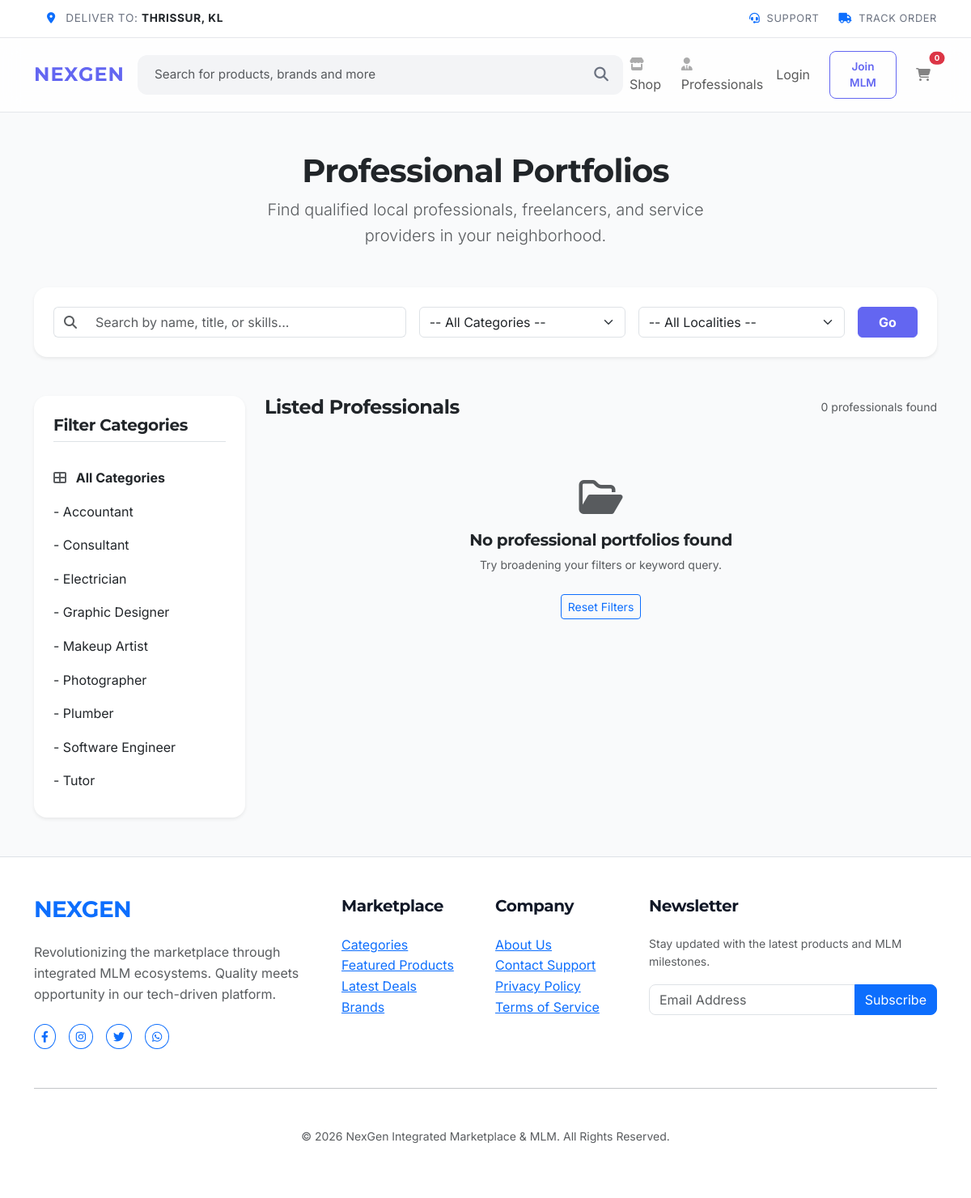
/portfolios.php, run on the app's committed database.
### tables this page shows
CREATE TABLE professional_categories (
    id INTEGER PRIMARY KEY AUTOINCREMENT,
    name TEXT NOT NULL UNIQUE
);

### includes/config.php (called while the page is built, shortened)
<?php
function e($text) {
    return htmlspecialchars($text ?? '', ENT_QUOTES, 'UTF-8');
}
?>

### portfolios.php (the view, shortened to what this page needs)
<?php
require_once 'includes/config.php';
$search = $_GET['search'] ?? '';
$category_id = (int)($_GET['cat_id'] ?? 0);
$locality = $_GET['locality'] ?? '';
$query = "
    SELECT p.*, c.name as category_name
    FROM portfolios p
    JOIN professional_categories c ON p.category_id = c.id
";
$params = [];
$where_clauses = ["1=1"];
$query .= " WHERE " . implode(" AND ", $where_clauses);
$query .= " ORDER BY p.created_at DESC";
$stmt = $pdo->prepare($query);
$stmt->execute($params);
$portfolios = $stmt->fetchAll();
$categories = $pdo->query("SELECT * FROM professional_categories ORDER BY name ASC")->fetchAll();
include 'includes/header.php';
?>
<div class="container my-5">
    <div class="text-center mb-5">
        <h1 class="fw-extrabold text-dark mb-2">Professional Portfolios</h1>
        <p class="text-muted lead mx-auto" style="max-width: 600px;">Find qualified local professionals, freelancers, and service providers in your neighborhood.</p>
    </div>
    <div class="glass-card p-4 mb-5 shadow-sm border-0 bg-white">
        <form method="GET" action="portfolios.php" class="row g-3">
            <div class="col-md-5">
                <div class="input-group">
                    <span class="input-group-text bg-transparent border-end-0 text-muted"><i class="fas fa-search"></i></span>
                    <input type="text" name="search" class="form-control border-start-0" placeholder="Search by name, title, or skills..." value="<?php echo e($search); ?>">
                </div>
            </div>
            <div class="col-md-3">
                <select name="cat_id" class="form-select">
                    <option value="">-- All Categories --</option>
                </select>
            </div>
            <div class="col-md-3">
                <select name="locality" class="form-select">
                    <option value="">-- All Localities --</option>
                </select>
            </div>
            <div class="col-md-1">
                <button type="submit" class="btn btn-primary w-100 fw-bold" style="background-color: #6366f1; border-color: #6366f1;">Go</button>
            </div>
        </form>
    </div>
    <div class="row g-4">
        <div class="col-lg-3 d-none d-lg-block">
            <div class="glass-card p-4 sticky-top bg-white shadow-sm border-0" style="top: 100px;">
                <h5 class="fw-bold text-dark mb-4 border-bottom pb-2">Filter Categories</h5>
                <div class="list-group list-group-flush bg-transparent">
                    <a href="portfolios.php" class="list-group-item list-group-item-action border-0 px-0 py-2 text-dark <?php echo $category_id === 0 ? 'fw-bold text-primary' : ''; ?>">
                        <i class="fas fa-th-large me-2 text-muted"></i> All Categories
                    </a>
                    <?php foreach ($categories as $cat): ?>
                        <a href="portfolios.php?cat_id=<?php echo $cat['id']; ?>&locality=<?php echo urlencode($locality); ?>&search=<?php echo urlencode($search); ?>" class="list-group-item list-group-item-action border-0 px-0 py-2 text-dark <?php echo $category_id == $cat['id'] ? 'fw-bold text-primary' : ''; ?>">
                            - <?php echo e($cat['name']); ?>
                        </a>
                    <?php endforeach; ?>
                </div>
            </div>
        </div>
        <div class="col-lg-9">
            <div class="d-flex justify-content-between align-items-center mb-4">
                <h4 class="fw-bold text-dark m-0">Listed Professionals</h4>
                <span class="text-muted small"><?php echo count($portfolios); ?> professionals found</span>
            </div>
            <div class="row g-4">
                <?php if (empty($portfolios)): ?>
                    <div class="col-12 text-center py-5">
                        <div class="text-muted mb-3"><i class="far fa-folder-open fa-3x"></i></div>
                        <h5 class="text-dark">No professional portfolios found</h5>
                        <p class="text-muted small">Try broadening your filters or keyword query.</p>
                        <a href="portfolios.php" class="btn btn-sm btn-outline-primary mt-2">Reset Filters</a>
                    </div>
                <?php else: foreach ($portfolios as $p): ?>
                    <div class="col-md-6 col-xl-4">
                        <div class="glass-card p-3 shadow-sm border-0 bg-white h-100 d-flex flex-column">
                            <div class="d-flex align-items-center gap-3 border-bottom pb-3 mb-3">
                                <img src="<?php echo $p['image'] ?: 'https://images.unsplash.com/photo-1472099645785-5658abf4ff4e?w=100&h=100&fit=crop'; ?>" alt="<?php echo e($p['professional_name']); ?>" class="rounded-circle object-fit-cover shadow-sm border" style="width: 55px; height: 55px;">
                                <div class="overflow-hidden">
                                    <h5 class="fw-bold text-dark text-truncate m-0" style="font-size: 1rem;"><?php echo e($p['professional_name']); ?></h5>
                                    <span class="badge bg-soft-primary text-primary mt-1" style="font-size: 0.65rem;"><?php echo e($p['category_name']); ?></span>
                                </div>
                            </div>
                            <div class="flex-grow-1">
                                <h6 class="fw-bold text-dark mb-2"><?php echo e($p['title']); ?></h6>
                                <p class="text-muted small line-clamp-3 mb-3" style="display: -webkit-box; -webkit-line-clamp: 3; -webkit-box-orient: vertical; overflow: hidden; font-size: 0.8rem;">
                                    <?php echo e($p['description'] ?: 'No bio available.'); ?>
                                </p>
                                <?php if (!empty($p['skills'])): ?>
                                    <div class="mb-3">
                                        <label class="form-label d-block text-muted small fw-bold mb-1">SKILLS</label>
                                        <div class="d-flex flex-wrap gap-1">
                                            <?php
                                            $skills_list = explode(',', $p['skills']);
                                            foreach (array_slice($skills_list, 0, 3) as $skill):
                                            ?>
                                                <span class="badge bg-light text-muted border" style="font-size: 0.6rem;"><?php echo e(trim($skill)); ?></span>
                                            <?php endforeach; ?>
                                            <?php if (count($skills_list) > 3): ?>
                                                <span class="badge bg-light text-muted border" style="font-size: 0.6rem;">+<?php echo count($skills_list) - 3; ?></span>
                                            <?php endif; ?>
                                        </div>
                                    </div>
                                <?php endif; ?>
                            </div>
                            <div class="mt-auto border-top pt-3 d-flex justify-content-between align-items-center">
                                <span class="text-muted small" style="font-size: 0.75rem;">
                                    <i class="fas fa-map-marker-alt me-1 text-primary"></i> <?php echo e($p['locality'] ?: 'Thrissur'); ?>
                                </span>
                                <a href="portfolio_detail.php?id=<?php echo $p['id']; ?>" class="btn btn-sm btn-indigo px-3 fw-bold" style="background-color: #6366f1; color: white;">
                                    View Profile
                                </a>
                            </div>
                        </div>
                    </div>
                <?php endforeach; endif; ?>
            </div>
        </div>
    </div>
</div>
<?php include 'includes/footer.php'; ?>

### assets/css/style.css (style rules this page uses)
:root { --primary-color: #6366f1; --accent-color: #818cf8; --body-bg: #f9fafb; --card-bg: #ffffff; --text-main: #111827; --text-muted: #6b7280; --border-color: #e5e7eb; --card-shadow: 0 4px 6px -1px rgba(0, 0, 0, 0.1), 0 2px 4px -1px rgba(0, 0, 0, 0.06); --transition: all 0.3s cubic-bezier(0.4, 0, 0.2, 1); --border-radius: 16px; }
body { background-color: var(--body-bg); color: var(--text-main); font-family: 'Inter', sans-serif; line-height: 1.6; overflow-x: hidden; }
h1, h2, h3, h4, h5, .navbar-brand { font-family: 'Montserrat', sans-serif; font-weight: 700; letter-spacing: -0.02em; }
.glass-card { background: var(--card-bg); border: 1px solid var(--border-color); border-radius: var(--border-radius); box-shadow: var(--card-shadow); transition: var(--transition); }

### data on the page
professional_categories: name "Accountant"
professional_categories: name "Consultant"
professional_categories: name "Electrician"
professional_categories: name "Graphic Designer"
professional_categories: name "Makeup Artist"
professional_categories: name "Photographer"
professional_categories: name "Plumber"
professional_categories: name "Software Engineer"
professional_categories: name "Tutor"

### other printed values
count($portfolios) "0"
